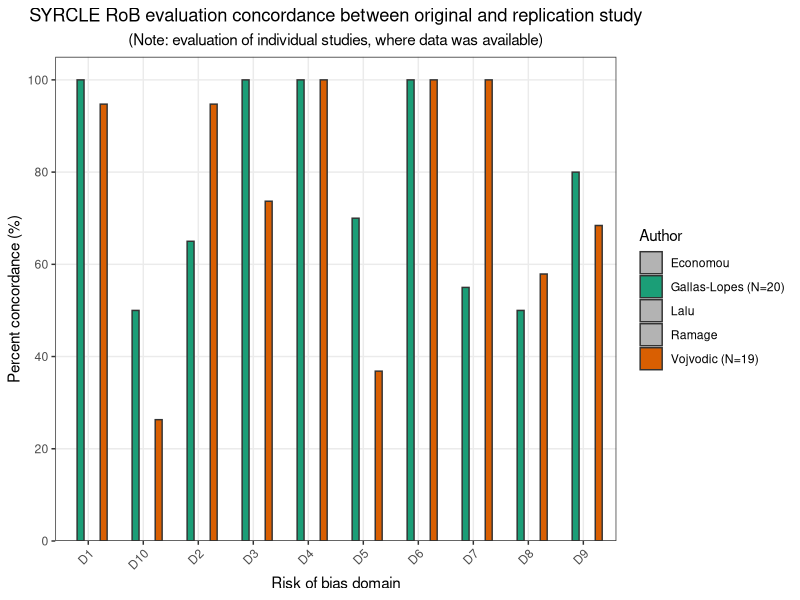
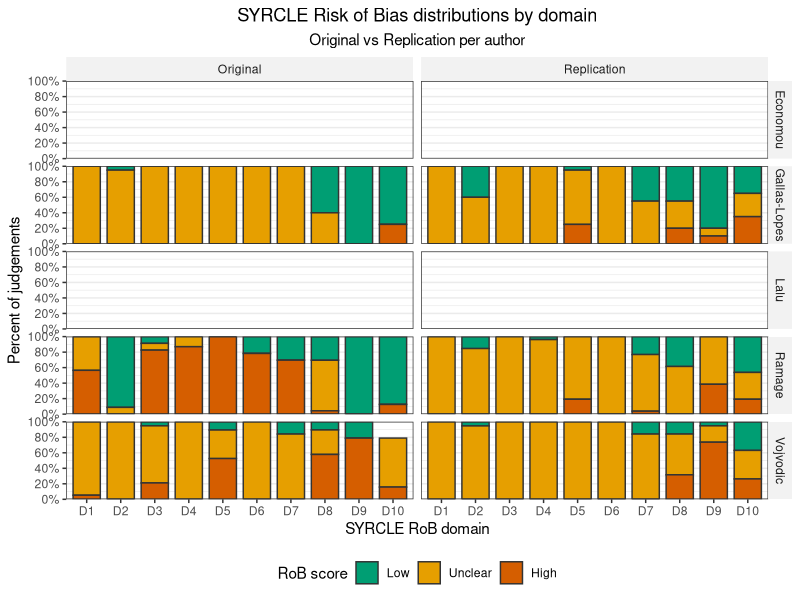
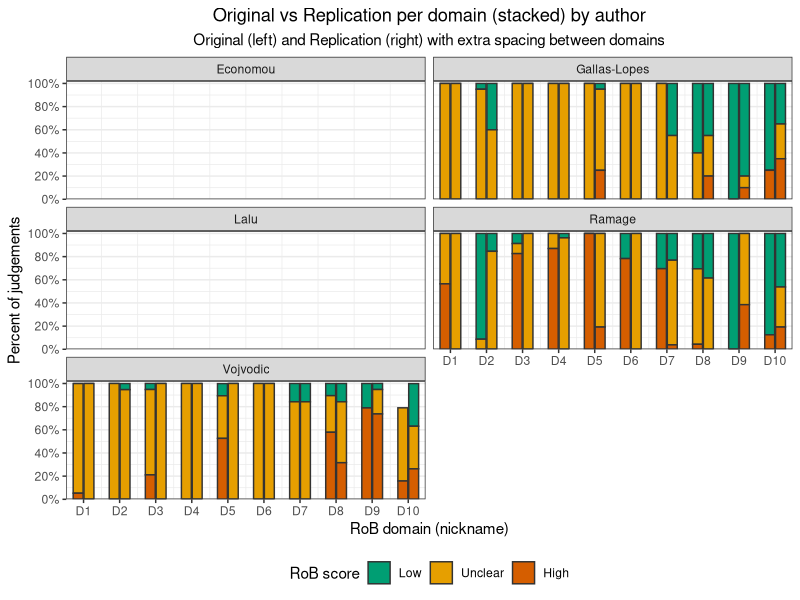
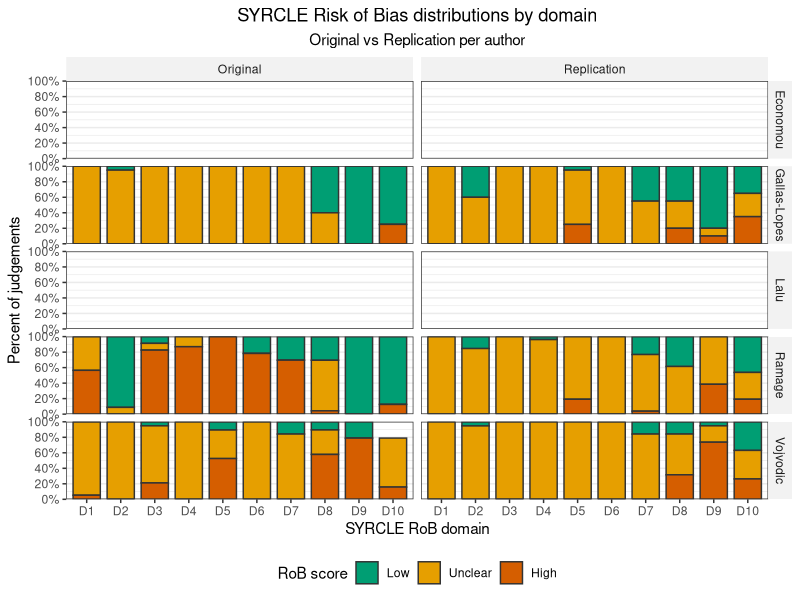
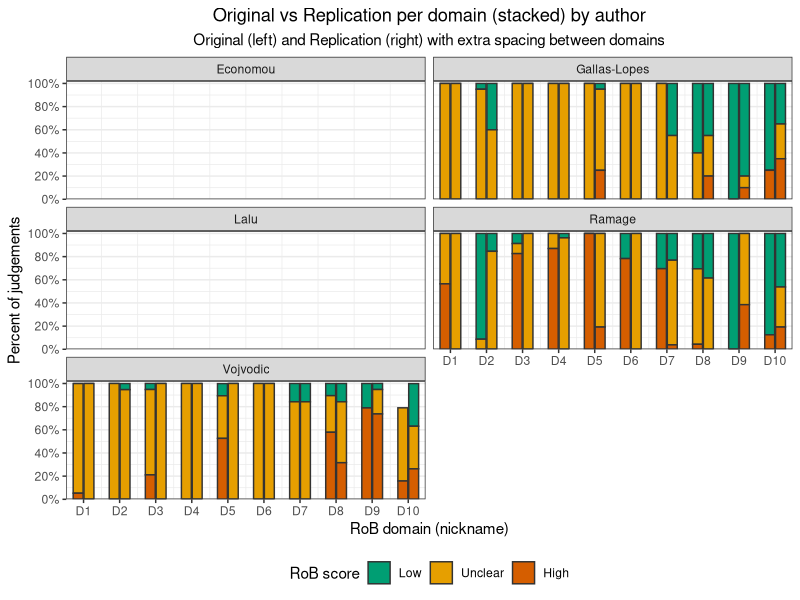

Write R code to recreate these figures, in order.
# Load required R packages
library(tidyverse)
library(stringr)
library(forcats)
library(tidyr)
library(patchwork)
library(scales)

# Set RoB domain order
RoB_order <- c("Sequence generation", "Baseline characteristics", "Allocation concealment", "Random housing", "Blinded caregivers", "Random outcome assessment", "Blinding of outcome assessment", "Incomplete outcome data", "Selective outcome reporting", "Other")

# Domain order (for abbreviated names)
RoB_domain_list <- c("D1", "D2", "D3", "D4", "D5", "D6", "D7", "D8", "D9", "D10")

# Create lookup table to match domains to nicknames
RoB_code <- tibble(RoB_domain = RoB_order, RoB_nickname = RoB_domain_list)

#-------------------------------------------------

# Part 1: Calculate concordance from Vojvodic data

#-------------------------------------------------    

# Load data frame
Vojvodic_RoB <- read_csv("Data/Entered/Vojvodic_results_per_study.csv")

# Pivot wider
Vojvodic_RoB <- Vojvodic_RoB %>%
  mutate(RoB_domain = fct_relevel(RoB_domain, !!!RoB_order)) %>% # reorder levels
  pivot_wider(names_from = "Project", values_from = "Result") %>%
  arrange(Study, RoB_domain)

# Add match column and compute concordance
Vojvodic_RoB_summary <- Vojvodic_RoB %>%
  mutate(Match = ifelse(Replication == Original, "Yes", "No")) %>%
  group_by(RoB_domain) %>%
  mutate(Match_percent = 100 * mean(Match == "Yes", na.rm = TRUE)) %>%
  ungroup() %>%
  select(RoB_domain, Match_percent) %>%
  distinct()


#-------------------------------------------------    
  
# Part 2: Calculate concordance for groups where individual study results are presented  
  
#-------------------------------------------------   

# Import data frame  
RoB_individual <- read_csv("Data/Entered/RoB_individual_concordance.csv")
  
# Fix data frame for plotting
RoB_individual <- RoB_individual %>%
  mutate(Percent_concordance = as.numeric(Percent_concordance), 
         N_studies = as.numeric(N_studies), 
         RoB_domain = factor(RoB_domain, levels = RoB_order)) %>%
  group_by(Author) %>%
  mutate(
    N_lab = first(na.omit(N_studies)),
    N_lab = ifelse(is.na(N_lab), "NA", as.character(N_lab)),
    Author_lab = ifelse(N_lab == "NA", Author, paste0(Author, " (N=", N_lab, ")"))
  ) %>%
  ungroup() %>%
  left_join(RoB_code, by = "RoB_domain")

# Define empty authors
Empty_authors <- c("Economou", "Lalu", "Ramage")
Non_empty <- c("Gallas-Lopes", "Vojvodic")

# Author labels
Labels <- unique(RoB_individual$Author_lab, sort = TRUE)

base_labels <- sub(" \\(N=.*\\)$", "", Labels)

base_cols <- c(
  "Economou" = "grey70",
  "Lalu"     = "grey70",
  "Ramage"   = "grey70",
  # replace the two below with your actual author names from base_labels
  "Gallas-Lopes"  = "#1b9e77",
  "Vojvodic"  = "#d95f02"
)

cols <- setNames(unname(base_cols[base_labels]), Labels)

# Use manual fill scale with your colors
plot_individual <- ggplot(
  RoB_individual,
  aes(x = RoB_nickname, y = Percent_concordance, fill = Author_lab)
) +
  geom_col(position = position_dodge2(width = 0.8, preserve = "single"),
           width = 0.7, colour = "grey20", na.rm = TRUE) +
  scale_y_continuous(limits = c(0, 100), breaks = seq(0, 100, 20),
                     expand = expansion(c(0, 0.05))) +
  scale_fill_manual(values = cols, limits = Labels, drop = FALSE, name = "Author") +
  labs(title = "SYRCLE RoB evaluation concordance between original and replication study",
         subtitle = "(Note: evaluation of individual studies, where data was available)",
         x = "Risk of bias domain",
         y = "Percent concordance (%)",
         fill = "Author") +
  theme_bw() +
  theme(
    axis.text.x = element_text(angle = 45, hjust = 1),
    panel.grid.minor = element_blank(),
    plot.title = element_text(hjust = 0.5),
    plot.subtitle = element_text(hjust = 0.5),
    plot.caption  = element_text(hjust = 0.5))

plot_individual

#-------------------------------------------------    
  
# Part 3: Calculate concordance for groups where summary data are provided
  
#-------------------------------------------------     

# Import data frame
RoB_combined <- read_csv("Data/Entered/RoB_combined_concordance.csv")

# Set RoB domain order
RoB_order <- c("Sequence generation", "Baseline characteristics", "Allocation concealment", "Random housing", "Blinded caregivers", "Random outcome assessment", "Blinding of outcome assessment", "Incomplete outcome data", "Selective outcome reporting", "Other")

# Domain order (for abbreviated names)
RoB_domain_list <- c("D1", "D2", "D3", "D4", "D5", "D6", "D7", "D8", "D9", "D10")

# Create lookup table to match domains to nicknames
RoB_code <- tibble(RoB_domain = RoB_order, RoB_nickname = RoB_domain_list)

# Join domain numbers to data frame
RoB_combined <- RoB_combined %>%
  left_join(RoB_code, by = "RoB_domain")

# Prep data for plots
RoB_combined_plot <- RoB_combined %>%
  mutate(
    RoB_score = factor(RoB_score, levels = c("Low","Unclear","High")),
    RoB_nickname = factor(RoB_nickname, levels = paste0("D", 1:10)),
    Study_type = factor(Study_type, levels = c("Original","Replication")))

RoB_combined_plot$Percent_studies <- signif(RoB_combined_plot$Percent_studies, 3)


# Plots

# Version 1: faceted by author and by study type (original VS replication)

RoB1 <- ggplot(RoB_combined_plot, aes(x = RoB_nickname, y = Percent_studies, fill = RoB_score)) +
  geom_col(width = 0.8, color = "grey20") +
  facet_grid(Author ~ Study_type) +
  scale_y_continuous(limits = c(0, 100.1), expand = c(0, 0),
                     breaks = seq(0, 100, 20),
                     labels = label_number(accuracy = 1, suffix = "%")) +
  scale_fill_manual(values = c(Low = "#009E73", Unclear = "#E69F00", High = "#D55E00")) +
  labs(
    x = "SYRCLE RoB domain",
    y = "Percent of judgements",
    fill = "RoB score",
    title = "SYRCLE Risk of Bias distributions by domain",
    subtitle = "Original vs Replication per author"
  ) +
  theme_bw(base_size = 11) +
  theme(panel.grid.major.x = element_blank(),
        strip.background = element_rect(fill = "grey95", color = NA),
        legend.position = "bottom", 
        plot.title = element_text(hjust = 0.5),
        plot.subtitle = element_text(hjust = 0.5))

RoB1


# Version 2: faceted just by author (original and replication side by side)

gap    <- 2.0   # distance between domain groups (bigger = more space)
offset <- 0.30  # half-distance between Original and Replication within a domain
bar_w  <- 0.55  # bar width

domain_levels <- levels(RoB_combined_plot$RoB_nickname)

RoB2 <- ggplot(
  RoB_combined_plot,
  aes(
    x = (as.integer(RoB_nickname) - 1) * gap + ifelse(Study_type == "Original", -offset, offset),
    y = Percent_studies,
    fill = RoB_score
  )
) +
  geom_col(width = bar_w, color = "grey20") +     # stacked by RoB_score
  facet_wrap(~ Author, ncol = 2) +
  scale_x_continuous(
    breaks = (seq_along(domain_levels) - 1) * gap,
    labels = domain_levels,
    expand = expansion(mult = c(0.02, 0.02))
  ) +
  scale_y_continuous(
    limits = c(0, 100.1),
    breaks = seq(0, 100, 20),
    labels = label_number(suffix = "%"),
    expand = expansion(mult = c(0, 0.02))
  ) +
  scale_fill_manual(values = c(Low = "#009E73", Unclear = "#E69F00", High = "#D55E00")) +
  labs(
    x = "RoB domain (nickname)",
    y = "Percent of judgements",
    fill = "RoB score",
    title = "Original vs Replication per domain (stacked) by author",
    subtitle = "Original (left) and Replication (right) with extra spacing between domains"
  ) +
  theme_bw(base_size = 11) +
  theme(
    panel.grid.major.x = element_blank(),
    legend.position = "bottom", 
    plot.title = element_text(hjust = 0.5),
    plot.subtitle = element_text(hjust = 0.5)
  )

RoB2


#-------------------------------------------------

# plots together
RoB1
RoB2


